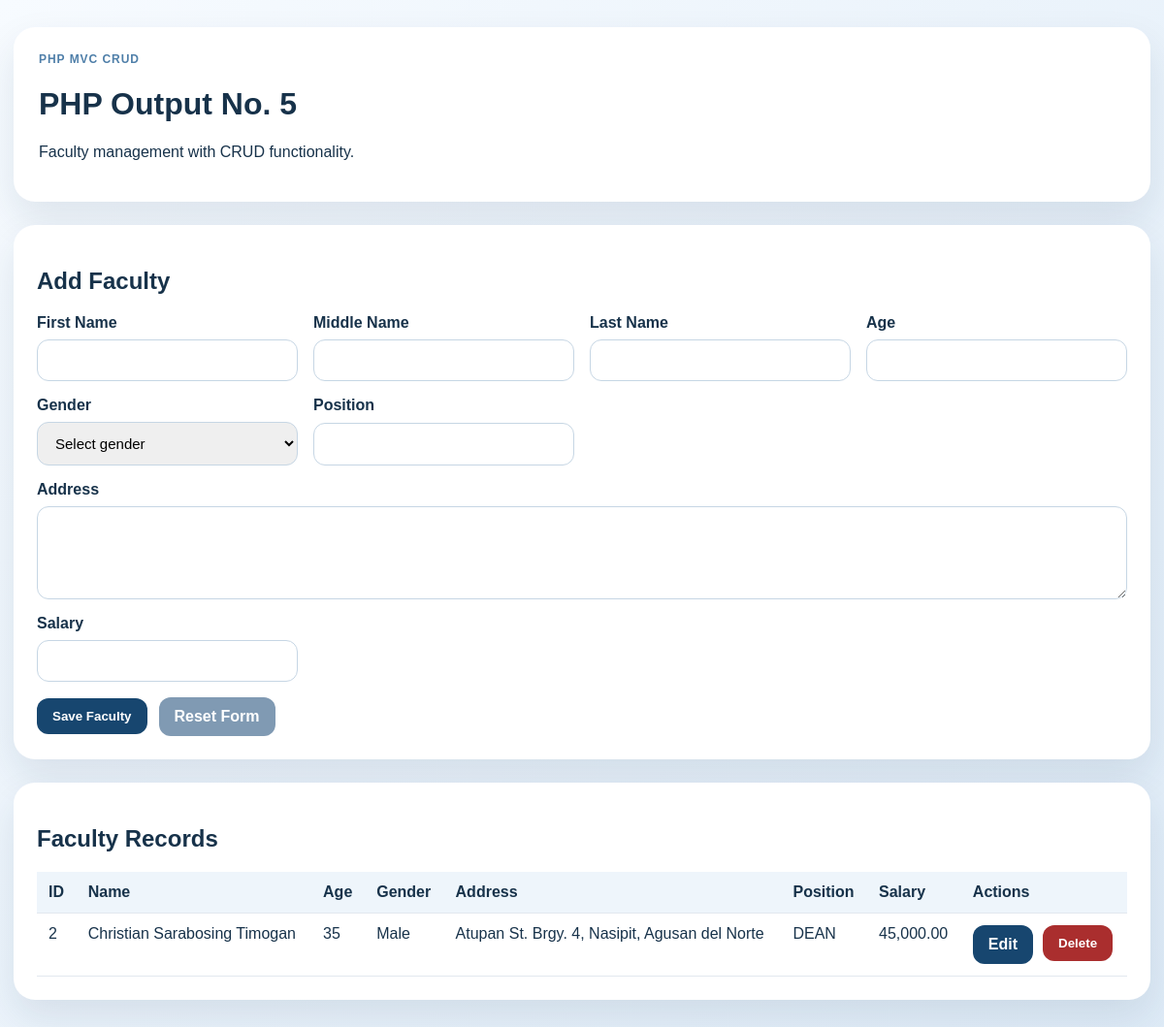
The page / on the database its author committed.
### tables this page shows
CREATE TABLE `faculty` (
  `id` int UNSIGNED NOT NULL,
  `first_name` varchar(100) NOT NULL,
  `middle_name` varchar(100) NOT NULL,
  `last_name` varchar(100) NOT NULL,
  `age` int NOT NULL,
  `gender` varchar(20) NOT NULL,
  `address` text NOT NULL,
  `position` varchar(120) NOT NULL,
  `salary` decimal(12,2) NOT NULL,
  `created_at` timestamp NULL DEFAULT CURRENT_TIMESTAMP,
  `updated_at` timestamp NULL DEFAULT CURRENT_TIMESTAMP ON UPDATE CURRENT_TIMESTAMP
);

### app/core/Controller.php (called while the page is built, shortened)
<?php
class Controller
{
    protected function render(string $view, array $data = []): void
    {
        extract($data, EXTR_SKIP);
        $viewFile = __DIR__ . '/../views/' . $view . '.php';
        require __DIR__ . '/../views/layouts/header.php';
        require $viewFile;
        require __DIR__ . '/../views/layouts/footer.php';
    }
}

### app/controllers/FacultyController.php (called while the page is built, shortened)
<?php
class FacultyController extends Controller
{
    public function index(array $errors = [], array $old = [], ?int $editingId = null): void
    {
        $record = $editingId !== null ? $this->facultyModel->find($editingId) : null;
        $this->render('faculty/index', [
            'title' => $this->appName,
            'records' => $this->facultyModel->all(),
            'errors' => $errors,
            'old' => $old !== [] ? $old : ($record ?? $this->emptyFaculty()),
            'formAction' => $editingId === null ? 'store' : 'update',
            'formTitle' => $editingId === null ? 'Add Faculty' : 'Edit Faculty',
            'editingId' => $editingId,
        ]);
    }
    private function emptyFaculty(): array
    {
        return [
            'first_name' => '',
            'middle_name' => '',
            'last_name' => '',
            'age' => '',
            'gender' => '',
            'address' => '',
            'position' => '',
            'salary' => '',
        ];
    }
}

### app/models/Faculty.php (called while the page is built, shortened)
<?php
class Faculty
{
    public function all(): array
    {
        $statement = $this->connection->query('SELECT * FROM faculty ORDER BY id DESC');
        return $statement->fetchAll();
    }
}

### app/views/faculty/index.php (the view, shortened to what this page needs)
<section class="panel">
    <h2><?php echo htmlspecialchars($formTitle, ENT_QUOTES, 'UTF-8'); ?></h2>
    <form method="post" action="index.php?action=<?php echo htmlspecialchars($formAction, ENT_QUOTES, 'UTF-8'); ?><?php echo $editingId !== null ? '&id=' . (int) $editingId : ''; ?>" class="form-grid">
        <label>
            First Name
            <input type="text" name="first_name" value="<?php echo htmlspecialchars((string) ($old['first_name'] ?? ''), ENT_QUOTES, 'UTF-8'); ?>" required>
        </label>
        <label>
            Middle Name
            <input type="text" name="middle_name" value="<?php echo htmlspecialchars((string) ($old['middle_name'] ?? ''), ENT_QUOTES, 'UTF-8'); ?>" required>
        </label>
        <label>
            Last Name
            <input type="text" name="last_name" value="<?php echo htmlspecialchars((string) ($old['last_name'] ?? ''), ENT_QUOTES, 'UTF-8'); ?>" required>
        </label>
        <label>
            Age
            <input type="number" name="age" min="18" max="100" value="<?php echo htmlspecialchars((string) ($old['age'] ?? ''), ENT_QUOTES, 'UTF-8'); ?>" required>
        </label>
        <label>
            Gender
            <select name="gender" required>
                <option value="">Select gender</option>
            </select>
        </label>
        <label>
            Position
            <input type="text" name="position" value="<?php echo htmlspecialchars((string) ($old['position'] ?? ''), ENT_QUOTES, 'UTF-8'); ?>" required>
        </label>
        <label class="full">
            Address
            <textarea name="address" required><?php echo htmlspecialchars((string) ($old['address'] ?? ''), ENT_QUOTES, 'UTF-8'); ?></textarea>
        </label>
        <label>
            Salary
            <input type="number" name="salary" min="0" step="0.01" value="<?php echo htmlspecialchars((string) ($old['salary'] ?? ''), ENT_QUOTES, 'UTF-8'); ?>" required>
        </label>
        <div class="actions full">
            <button type="submit"><?php echo $editingId === null ? 'Save Faculty' : 'Update Faculty'; ?></button>
            <a class="button-link secondary" href="index.php">Reset Form</a>
        </div>
    </form>
</section>
<section class="panel">
    <h2>Faculty Records</h2>
    <div class="table-wrap">
        <table>
            <thead>
                <tr>
                    <th>ID</th>
                    <th>Name</th>
                    <th>Age</th>
                    <th>Gender</th>
                    <th>Address</th>
                    <th>Position</th>
                    <th>Salary</th>
                    <th>Actions</th>
                </tr>
            </thead>
            <tbody>
                <?php if ($records === []): ?>
                    <tr>
                        <td colspan="8">No faculty records found yet.</td>
                    </tr>
                <?php else: ?>
                    <?php foreach ($records as $record): ?>
                        <tr>
                            <td><?php echo (int) $record['id']; ?></td>
                            <td><?php echo htmlspecialchars($record['first_name'] . ' ' . $record['middle_name'] . ' ' . $record['last_name'], ENT_QUOTES, 'UTF-8'); ?></td>
                            <td><?php echo (int) $record['age']; ?></td>
                            <td><?php echo htmlspecialchars($record['gender'], ENT_QUOTES, 'UTF-8'); ?></td>
                            <td><?php echo htmlspecialchars($record['address'], ENT_QUOTES, 'UTF-8'); ?></td>
                            <td><?php echo htmlspecialchars($record['position'], ENT_QUOTES, 'UTF-8'); ?></td>
                            <td><?php echo number_format((float) $record['salary'], 2); ?></td>
                            <td class="actions-cell">
                                <a class="button-link" href="index.php?action=edit&id=<?php echo (int) $record['id']; ?>">Edit</a>
                                <form method="post" action="index.php?action=delete&id=<?php echo (int) $record['id']; ?>" onsubmit="return confirm('Delete this faculty record?');">
                                    <button type="submit" class="danger">Delete</button>
                                </form>
                            </td>
                        </tr>
                    <?php endforeach; ?>
                <?php endif; ?>
            </tbody>
        </table>
    </div>
</section>

### public/index.php (shortened to what this page needs)
<?php
$config = require __DIR__ . '/../config/app.php';
require __DIR__ . '/../app/core/Controller.php';
require __DIR__ . '/../app/models/Faculty.php';
require __DIR__ . '/../app/controllers/FacultyController.php';
$env = Env::load(__DIR__ . '/../.env');
try {
    $database = new Database($env);
    $facultyModel = new Faculty($database->connection());
    $validator = new Validator();
    $controller = new FacultyController($facultyModel, $validator, $config['name']);
    $action = $_GET['action'] ?? 'index';
    switch ($action) {
        default:
            $controller->index();
            break;
    }
} catch (Throwable $exception) {
    echo '<h1>Database connection failed.</h1>';
    echo '<p>Please verify the values in your .env file.</p>';
}

### app/views/layouts/header.php (shortened to what this page needs)
<!DOCTYPE html>
<html lang="en">
<head>
    <link rel="stylesheet" href="assets/style.css">
</head>
<body>
    <div class="container">
        <header class="hero">
            <p class="eyebrow">PHP MVC CRUD</p>
            <h1><?php echo htmlspecialchars($title, ENT_QUOTES, 'UTF-8'); ?></h1>
            <p>Faculty management with CRUD functionality.</p>
        </header>

### app/views/layouts/footer.php
    </div>
</body>
</html>

### public/assets/style.css (style rules this page uses)
* { box-sizing: border-box; }
body { margin: 0; font-family: Arial, Helvetica, sans-serif; background: linear-gradient(135deg, #f7fbff, #deebf7); color: #17324a; }
.container { max-width: 1220px; margin: 0 auto; padding: 28px 14px 48px; }
.hero, .panel { background: #ffffff; border-radius: 22px; box-shadow: 0 18px 40px rgba(23, 50, 74, 0.1); }
.hero { padding: 26px; margin-bottom: 24px; }
.eyebrow { margin: 0 0 8px; font-size: 12px; text-transform: uppercase; letter-spacing: 0.08em; color: #4f7fa9; font-weight: 700; }
.panel { padding: 24px; margin-bottom: 24px; }
.form-grid { display: grid; grid-template-columns: repeat(auto-fit, minmax(220px, 1fr)); gap: 16px; }
label { display: grid; gap: 8px; font-weight: 700; }
input, select, textarea { width: 100%; padding: 12px 14px; border: 1px solid #c6d6e4; border-radius: 12px; font-size: 15px; font-family: inherit; }
textarea { min-height: 96px; resize: vertical; }
.full { grid-column: 1 / -1; }
.actions { display: flex; flex-wrap: wrap; gap: 12px; align-items: center; }
button, .button-link { display: inline-flex; align-items: center; justify-content: center; padding: 11px 16px; border: 0; border-radius: 12px; background: #17466f; color: #ffffff; text-decoration: none; font-weight: 700; cursor: pointer; }
.button-link.secondary { background: #809ab3; }
button.danger { background: #aa2e2e; }
table { width: 100%; border-collapse: collapse; }
th, td { padding: 12px; border-bottom: 1px solid #e2e8ef; text-align: left; vertical-align: top; }
th { background: #eef5fb; }
.table-wrap { overflow-x: auto; }
.actions-cell { display: flex; gap: 10px; flex-wrap: wrap; }
.actions-cell form { margin: 0; }

### rows shown on the page
faculty: id "2", first_name+middle_name+last_name "Christian Sarabosing Timogan", age "35", gender "Male", address "Atupan St. Brgy. 4, Nasipit, Agusan del Norte", position "DEAN", salary "45,000.00"

### other values the page prints
$title "PHP Output No. 5"
$formTitle "Add Faculty"
